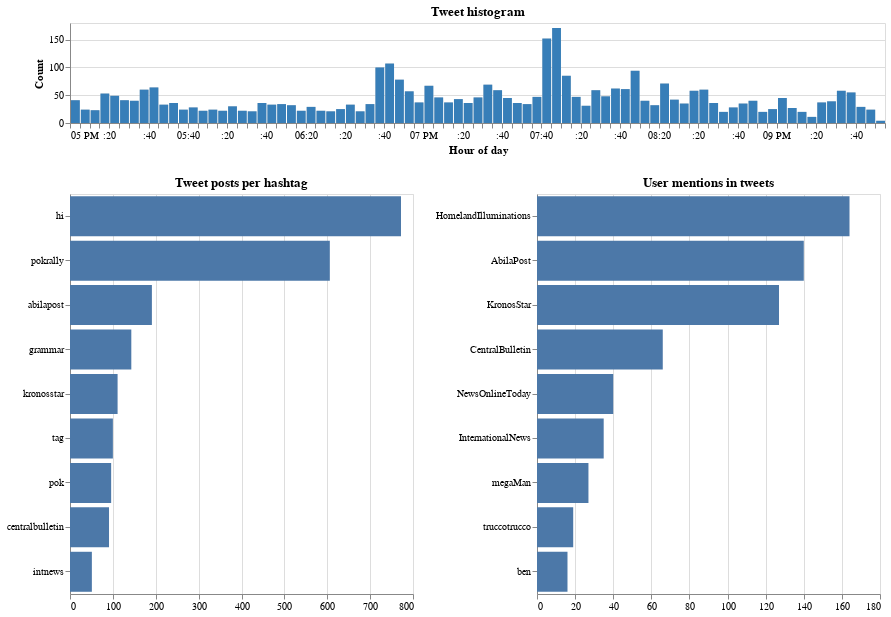

This figure's notebook cell:
### Code cell
((timeline_all_background + timeline_all_highlight) & (hashtags_all_bar_plot | mentions_all_bar_plot))

### Figure 1 — Vega-Lite specification as saved in the notebook (floating-point values rounded to 4 significant figures; data arrays with more than 128 entries replaced by an {"elided": "..."} marker saying what was removed)
{"config": {"view": {"continuousWidth": 400, "continuousHeight": 300}}, "vconcat": [{"layer": [{"mark": "bar", "encoding": {"color": {"value": "lightgray"}, "tooltip": [{"type": "quantitative", "aggregate": "count", "title": "Number of occurrences: "}], "x": {"type": "temporal", "axis": {"tickCount": 20}, "bin": {"maxbins": 100}, "field": "Timestamp", "title": "Hour of day"}, "y": {"type": "quantitative", "aggregate": "count", "title": "Count"}}, "height": 100, "selection": {"selector035": {"type": "interval", "encodings": ["x"]}}, "title": "Tweet histogram", "width": 815}, {"mark": "bar", "encoding": {"color": {"value": "#377eb8"}, "tooltip": [{"type": "quantitative", "aggregate": "count", "title": "Number of occurrences: "}], "x": {"type": "temporal", "axis": {"tickCount": 20}, "bin": {"maxbins": 100}, "field": "Timestamp", "title": "Hour of day"}, "y": {"type": "quantitative", "aggregate": "count", "title": "Count"}}, "height": 100, "title": "Tweet histogram", "transform": [{"filter": {"selection": "selector035"}}], "width": 815}]}, {"hconcat": [{"mark": "bar", "encoding": {"tooltip": [{"type": "quantitative", "field": "count", "title": "Occurrences"}], "x": {"type": "quantitative", "field": "count", "scale": {}, "title": ""}, "y": {"type": "nominal", "field": "Hashtag", "sort": "-x", "title": ""}}, "height": 400, "title": "Tweet posts per hashtag", "transform": [{"lookup": "ID", "default": "N/D", "from": {"data": {"name": "data-d422a6ec0c6729a50c7022747d34b1de"}, "key": "ID", "fields": ["Hashtag"]}}, {"filter": "((datum.Hashtag !== '') && (datum.Hashtag !== 'N/D'))"}, {"filter": {"selection": "selector035"}}, {"aggregate": [{"op": "count", "as": "count"}], "groupby": ["Hashtag"]}, {"window": [{"op": "rank", "field": "count", "as": "rank"}], "sort": [{"field": "count", "order": "descending"}]}, {"filter": "(datum.rank < 10)"}], "width": 343}, {"mark": "bar", "encoding": {"tooltip": [{"type": "quantitative", "field": "count", "title": "Occurrences"}], "x": {"type": "quantitative", "field": "count", "scale": {}, "title": ""}, "y": {"type": "nominal", "field": "Mention", "sort": "-x", "title": ""}}, "height": 400, "title": "User mentions in tweets", "transform": [{"lookup": "ID", "default": "N/D", "from": {"data": {"name": "data-cd86f9f55ba70bf5a80475f334f19351"}, "key": "ID", "fields": ["Mention"]}}, {"filter": "((datum.Mention !== '') && (datum.Mention !== 'N/D'))"}, {"filter": {"selection": "selector035"}}, {"aggregate": [{"op": "count", "as": "count"}], "groupby": ["Mention"]}, {"window": [{"op": "rank", "field": "count", "as": "rank"}], "sort": [{"field": "count", "order": "descending"}]}, {"filter": "(datum.rank < 10)"}], "width": 343}]}], "data": {"name": "data-4f7180cabdf4c0c50c85184897fe7222"}, "$schema": "https://vega.github.io/schema/vega-lite/v4.8.1.json", "datasets": {"data-4f7180cabdf4c0c50c85184897fe7222": {"elided": "3644 records"}, "data-d422a6ec0c6729a50c7022747d34b1de": {"elided": "5804 records"}, "data-cd86f9f55ba70bf5a80475f334f19351": {"elided": "3674 records"}}}
